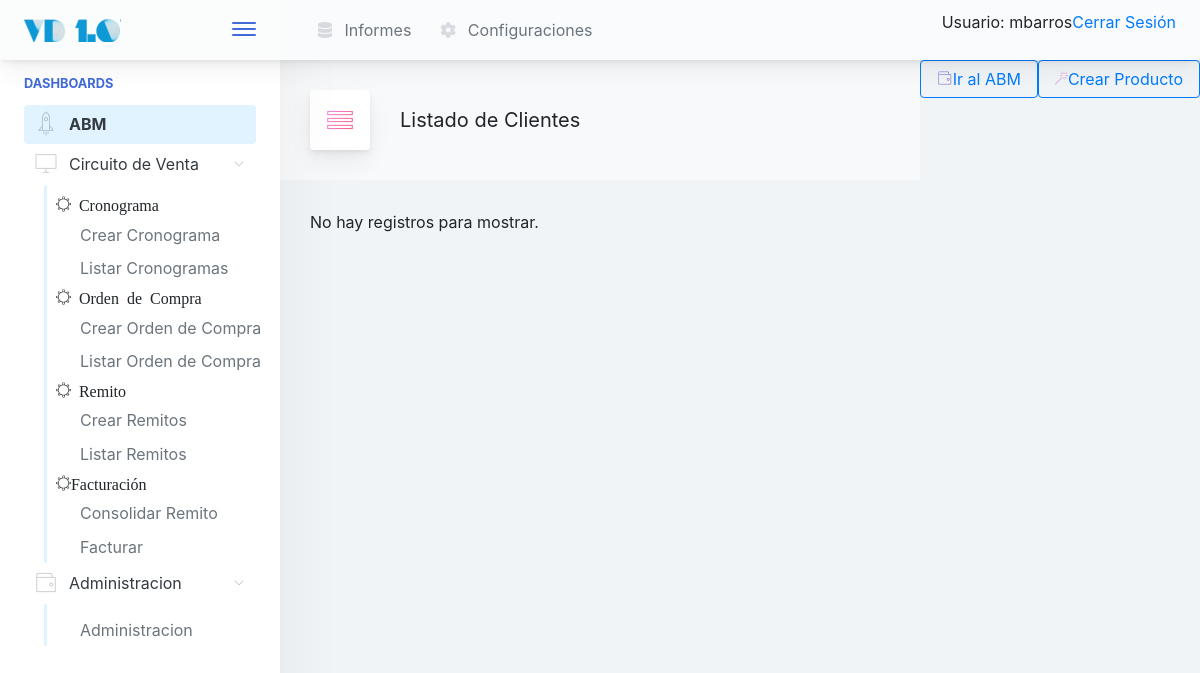
The page /gral/cliente/listar/ (signed in) on the database as committed earlier.
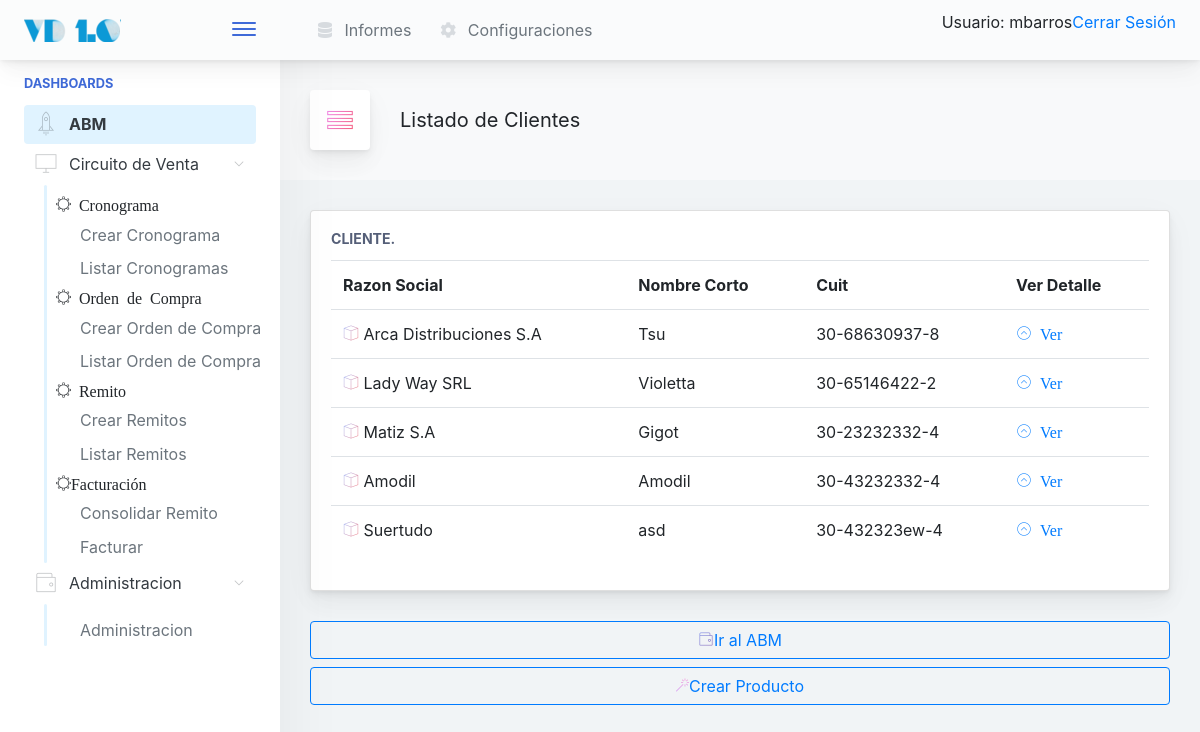
The same page on the database as committed later.
### gral/models.py (models this page shows, shortened)
class Cliente(models.Model):
    razon_social      = models.CharField(max_length=150, unique=True)
    nombre_corto      = models.CharField(max_length=25, unique=True)
    cuit              = models.CharField(max_length=15, unique=True)
    direccion_fiscal  = models.CharField(max_length=250)
    direccion_entrega = models.CharField(max_length=250)
    condicion_iva     = models.CharField(max_length=100, blank=False, default='Responsable Inscripto')
    observaciones     = models.TextField(blank=True)

### gral/views.py (the view)
# urls.py: path('cliente/listar/', ClienteListView.as_view(), name='ClienteListView'),
class ClienteListView(LoginRequiredMixin, ListView):
	model 			= Cliente
	template_name 	= 'gral/cliente_list.html'

### inicio/templates/gral/cliente_list.html
{% extends '../base.html' %}
{%  block cuerpo %}
<div class="app-page-title">
	<div class="page-title-heading">
		<div class="page-title-icon">
			<i class="pe-7s-menu icon-gradient bg-ripe-malin"> </i>
		</div>
		<div>Listado de Clientes</div>
	</div>
</div>
{% if object_list %}
<div class="main-card mb-3 card">
	<div class="card-body">
		<h5 class="card-title">Cliente.</h5>
		<table class="table table-hover table-fixed">
			<tr>
				<th>Razon Social</th>
				<th>Nombre Corto</th>
				<th>Cuit</th>
				<th>Ver Detalle</th>
			</tr>
			{% for cliente in object_list %}
			<tr>
				<td>
					<i class="pe-7s-box2 icon-gradient bg-amy-crisp"></i>
					{{cliente.razon_social}}
				</td>
				<td>{{cliente.nombre_corto }}</td>
				<td>{{cliente.cuit}}</td>
				<td><a href="{% url 'gral:ClienteDetail' pk=cliente.id %}">
						<i class="pe-7s-angle-up-circle"> Ver </i>
				</a></td>
			</tr>
			{% endfor %} {% else %}
			<p>No hay registros para mostrar.</p>
			{% endif %}
		</table>
	</div>
</div>
<a href="{% url 'inicio:abm' %}">
	<button
		class="mb-2 mr-2 btn-transition btn btn-outline-primary btn-block">
		<i class="pe-7s-wallet icon-gradient bg-plum-plate"></i>Ir al ABM
	</button>
</a>
<a href="{% url 'gral:ProductoCreate' %}">
	<button
		class="mb-2 mr-2 btn-transition btn btn-outline-primary btn-block">
		<i class="pe-7s-magic-wand icon-gradient bg-mixed-hopes"></i>Crear
		Producto
	</button>
</a>
{% endblock %}

### inicio/templates/base.html (shortened to what this page needs)
<!doctype html>
<html lang="es">
<head>
    {% include "./utils/base_cabecera.html" %}
</head>
<body>
    {% if user.is_authenticated %}
            <div class="app-container app-theme-white body-tabs-shadow fixed-sidebar fixed-header">
    {% else %}
        <div class="app-container app-theme-white body-tabs-shadow fixed-sidebar fixed-header closed-sidebar">
    {% endif %}
        <div class="app-header header-shadow">
            <div class="app-header__logo">
                <div class="logo-src"></div>
                <div class="header__pane ml-auto">
                    <div>
                        <button type="button" class="hamburger close-sidebar-btn hamburger--elastic" data-class="closed-sidebar">
                            <span class="hamburger-box">
                                <span class="hamburger-inner"></span>
                            </span>
                        </button>
                    </div>
                </div>
            </div>
                <div class="app-header__content">
                <div class="app-header-left">
                                               {% if user.is_authenticated %}
                    <ul class="header-menu nav">
                        <li class="nav-item">
                            <a href="javascript:void(0);" class="nav-link">
                                <i class="nav-link-icon fa fa-database"> </i>
                                Informes
                            </a>
                        </li>
                        <li class="dropdown nav-item">
                            <a href="{% url 'configuraciones:configuraciones' %}" class="nav-link">
                                <i class="nav-link-icon fa fa-cog"></i>
                                Configuraciones
                            </a>
                        </li>
                    </ul>
                 {% endif %}
                 </div>
                <div class="app-header-right">
                    <div class="header-btn-lg pr-0">
                        <div class="widget-content p-0">
                            <div class="widget-content-wrapper">
                                <div class="widget-content-left">
                                    <div class="btn-group">
    {% if user.is_authenticated %}
     <p>Usuario:  {{ user.get_username }}</p>
     <p><a href="{% url 'logout'%}?next={{request.path}}">Cerrar Sesión</a></p>
   {% else %}
     <p><a href="{% url 'login'%}?next={{request.path}}">Ingresar</a></p>
   {% endif %}
                                    </div>
                                </div>
                            </div>
                        </div>
                    </div>        </div>
            </div>
        </div>
               <div class="app-main">
                <div class="app-sidebar sidebar-shadow">
                        <div class="scrollbar-sidebar">
                        <div class="app-sidebar__inner">
                            {% if user.is_authenticated %}
                            <ul class="vertical-nav-menu">
                                <li class="app-sidebar__heading">Dashboards</li>
                                  <li>
                                     <a href="{% url 'inicio:abm' %}" class="mm-active">
                                        <i class="metismenu-icon pe-7s-rocket"></i>
                                        ABM
                                    </a>
                                </li>
                                <li>
                                    <a href="#">
                                        <i class="metismenu-icon pe-7s-monitor"></i>
                                        Circuito de Venta
                                        <i class="metismenu-state-icon pe-7s-angle-down caret-left"></i>
                                    </a>
                                    <ul>
                                    	<li><i class="pe-7s-settings">  Cronograma</i></li>
                                        <li>
                                            <a href="{% url 'venta:CronogramaCreate' %}">
                                                Crear Cronograma
                                            </a>
                                        </li>
                                         <li>
                                            <a href="{% url 'venta:CronogramaList' %}">
                                                Listar Cronogramas
                                            </a>
                                        </li>
                                    	<li><i class="pe-7s-settings">  Orden de Compra</i></li>
                                         <li>
                                            <a href="{% url 'venta:OrdenCompraCompleto' %}">
                                                Crear Orden de Compra
                                            </a>
                                        </li>
                                        <li>
                                            <a href="{% url 'venta:OrdenCompraList' %}">
                                                Listar Orden de Compra
                                            </a>
                                        </li>
                                    	<li><i class="pe-7s-settings">  Remito</i></li>
                                          <li>
                                            <a href="{% url 'venta:RemitoCrear' %}">
                                                Crear Remitos
                                            </a>
                                        </li>
                                        <li>
                                            <a href="{% url 'venta:RemitoListar' %}">
                                                Listar Remitos
                                            </a>
                                        </li>
                                        <li><i class="pe-7s-settings">Facturación</i></li>
                                          <li>
                                            <a href="{% url 'venta:RemitoCrear' %}">
                                                Consolidar Remito
                                            </a>
                                        </li>
                                        <li>
                                            <a href="{% url 'venta:RemitoCrear' %}">
                                                Facturar
                                            </a>
                                        </li>
                                    </ul>
                                                                    <li>
                                    <a href="#">
                                        <i class="metismenu-icon pe-7s-wallet"></i>
                                        Administracion
                                        <i class="metismenu-state-icon pe-7s-angle-down caret-left"></i>
                                    </a>
                                    <ul>
                                        <li>
                                            <a href="{% url 'admin:index' %}">
                                                Administracion
                                            </a>
                                        </li>
                                        </ul>
                                </li>
                            </ul>
                            {% endif %}
                        </div>
                    </div>
                </div>    <div class="app-main__outer">
                <div class="app-main__inner">
                                            {% if user.is_authenticated %}
			{% block cuerpo %}
			{% endblock %}
			{% else %}
			{% block sesion%}
			{% endblock %}
			{% endif %}
			</div>
    </div>
        </div>
    </div>
</body>
</html>

### inicio/templates/utils/base_cabecera.html (shortened to what this page needs)
{% load static %}
<link href="{% static 'css/main.css'%}" rel="stylesheet"></head>
<link rel="stylesheet" href="https://ajax.googleapis.com/ajax/libs/jqueryui/1.12.1/themes/smoothness/jquery-ui.css">
<link rel="stylesheet" href="https://stackpath.bootstrapcdn.com/bootstrap/4.3.1/css/bootstrap.min.css">

### inicio/templates/utils/base_pie.html (shortened to what this page needs)
{% load static %}

Rows that differ between the two databases and show on the page:
added Cliente: razon_social "Arca Distribuciones S.A", nombre_corto "Tsu", cuit "30-68630937-8"
added Cliente: razon_social "Lady Way SRL", nombre_corto "Violetta", cuit "30-65146422-2"
added Cliente: razon_social "Matiz S.A", nombre_corto "Gigot", cuit "30-23232332-4"
added Cliente: razon_social "Amodil", nombre_corto "Amodil", cuit "30-43232332-4"
added Cliente: razon_social "Suertudo", nombre_corto "asd", cuit "30-432323ew-4"
Other text that changed with them:
text no longer shown: "No hay registros para mostrar."
text now shown: "CLIENTE. Razon Social Nombre Corto Cuit Ver Detalle"
